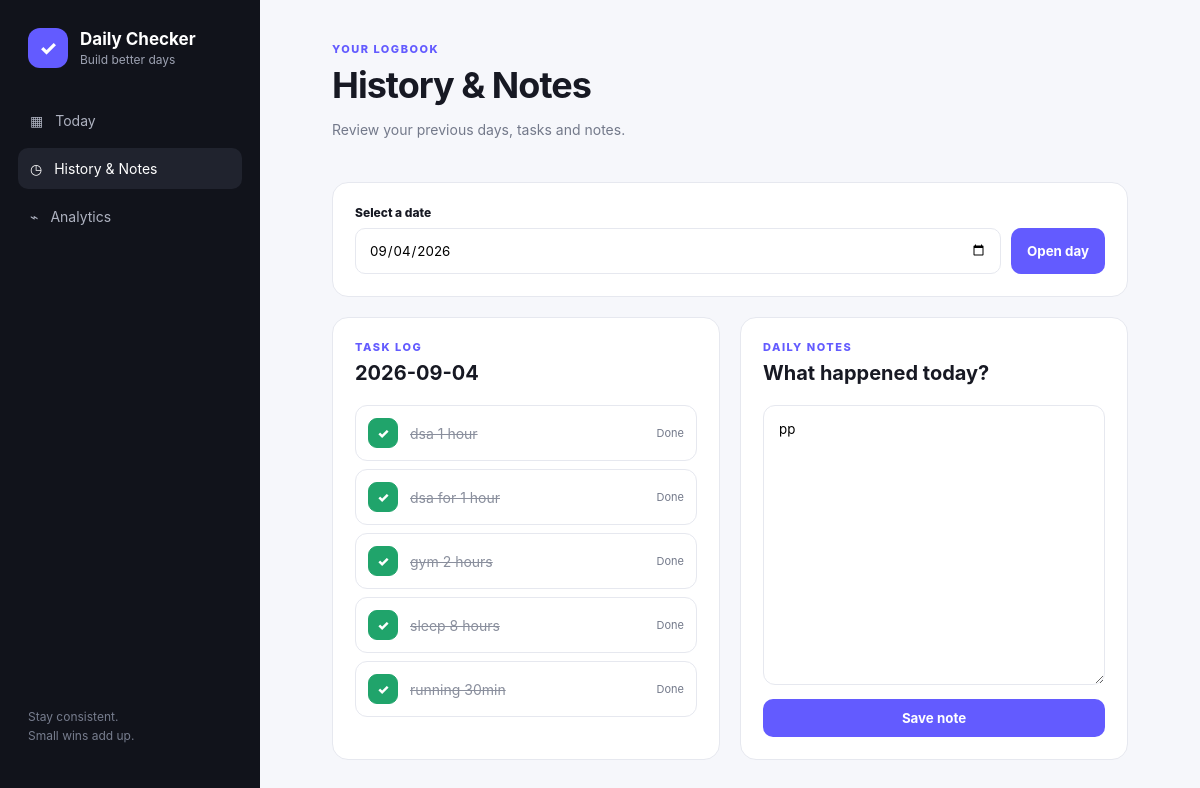
Before: /history with the older database file.
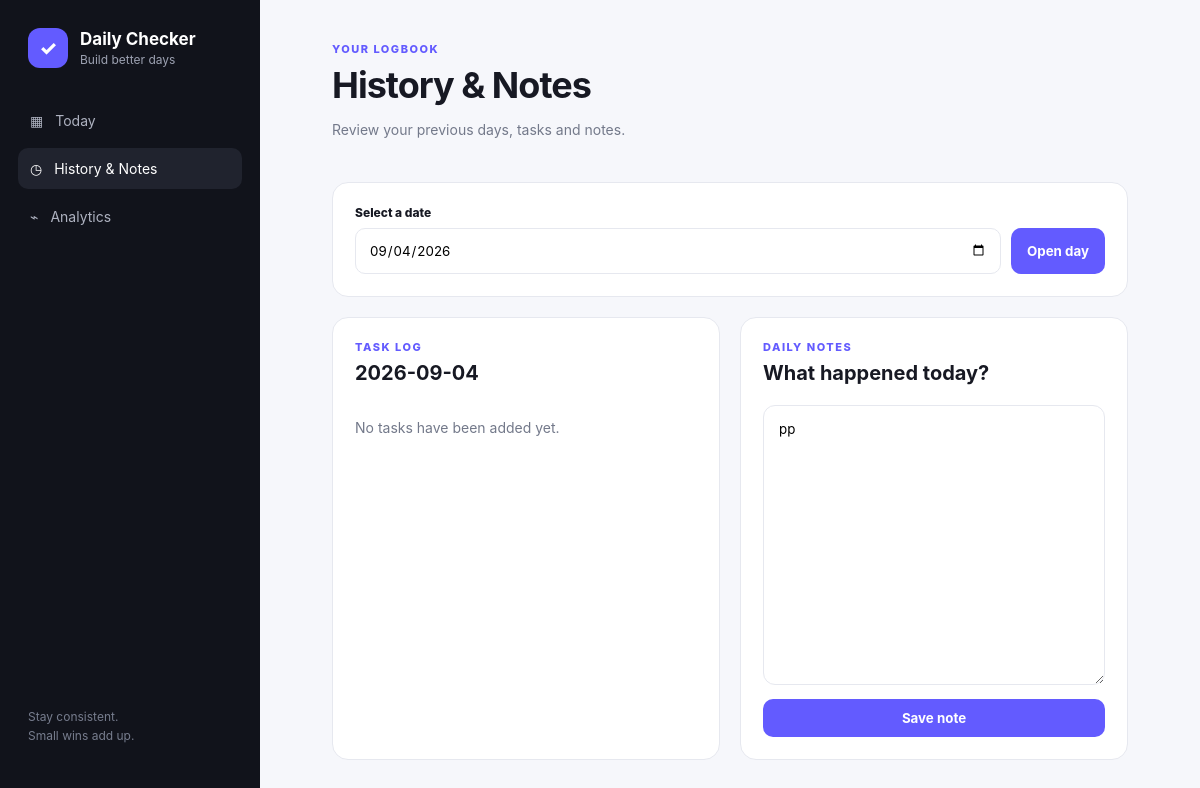
After: the same page with the newer database file.
### tables this page shows
CREATE TABLE habits (
            id INTEGER PRIMARY KEY AUTOINCREMENT,
            name TEXT NOT NULL,
            created_at TEXT NOT NULL
        );

### app.py (the view)
@app.route("/history")
def history():
    selected_date = request.args.get(
        "date",
        date.today().isoformat()
    )
    conn = get_db()
    habits = conn.execute("""
        SELECT
            h.id,
            h.name,
            COALESCE(dl.completed, 0) AS completed

        FROM habits h

        LEFT JOIN daily_logs dl

        ON h.id = dl.habit_id
        AND dl.log_date = ?

        ORDER BY h.id
    """, (
        selected_date,
    )).fetchall()
    note = conn.execute("""
        SELECT content
        FROM notes

        WHERE note_date = ?
    """, (
        selected_date,
    )).fetchone()
    conn.close()
    note_content = ""
    if note:
        note_content = note["content"]
    return render_template(
        "history.html",
        habits=habits,
        selected_date=selected_date,
        note=note_content
    )

### app.py (called while the page is built)
def get_db():
    conn = sqlite3.connect(DATABASE)
    conn.row_factory = sqlite3.Row
    return conn

### templates/history.html (shortened to what this page needs)
{% extends "base.html" %}
{% block content %}
<header class="topbar">
    <div>
        <p class="eyebrow">
            YOUR LOGBOOK
        </p>
        <h2>
            History & Notes
        </h2>
        <p class="muted">
            Review your previous days,
            tasks and notes.
        </p>
    </div>
</header>
<div class="date-card">
    <form
        method="GET"
        action="{{ url_for('history') }}"
    >
        <label>
            Select a date
        </label>
        <div class="date-row">
            <input
                type="date"
                name="date"
                value="{{ selected_date }}"
            >
            <button
                class="primary-btn"
                type="submit"
            >
                Open day
            </button>
        </div>
    </form>
</div>
<div class="two-column">
    <section class="panel">
        <div class="panel-heading">
            <div>
                <p class="eyebrow">
                    TASK LOG
                </p>
                <h3>
                    {{ selected_date }}
                </h3>
            </div>
        </div>
        <div class="history-list">
            {% for habit in habits %}
            <div class="history-item">
                <form
                    action="{{ url_for('toggle_habit', habit_id=habit.id) }}"
                    method="POST"
                >
                    <button
                        class="check-btn
                        {% if habit.completed %}
                        checked
                        {% endif %}"
                        type="submit"
                    >
                        {% if habit.completed %}
                            ✓
                        {% endif %}
                    </button>
                </form>
                <span
                    class="{% if habit.completed %}
                    strikethrough
                    {% endif %}"
                >
                    {{ habit.name }}
                </span>
                <span class="status">
                    {% if habit.completed %}
                        Done
                    {% else %}
                        Not done
                    {% endif %}
                </span>
            </div>
            {% else %}
            <p class="muted">
                No tasks have been added yet.
            </p>
            {% endfor %}
        </div>
    </section>
    <section class="panel">
        <div class="panel-heading">
            <div>
                <p class="eyebrow">
                    DAILY NOTES
                </p>
                <h3>
                    What happened today?
                </h3>
            </div>
        </div>
        <form
            action="{{ url_for('save_note') }}"
            method="POST"
        >
            <textarea
                name="content"
                placeholder="Write your thoughts, wins, problems, plans, reminders..."
            >{{ note }}</textarea>
            <button
                type="submit"
                class="primary-btn full-btn"
            >
                Save note
            </button>
        </form>
    </section>
</div>
{% endblock %}

Changed rows visible on the page:
removed habits: name "dsa 1 hour"
removed habits: name "dsa for 1 hour"
removed habits: name "gym 2 hours"
removed habits: name "sleep 8 hours"
removed habits: name "running 30min"
Other visible differences:
text now shown: "No tasks have been added yet."
